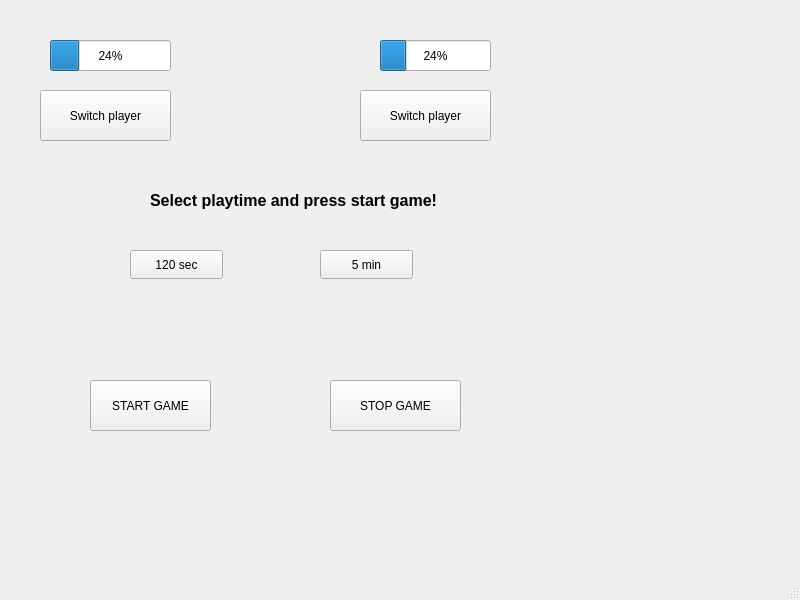
<?xml version="1.0" encoding="UTF-8"?>
<ui version="4.0">
 <class>MainWindow</class>
 <widget class="QMainWindow" name="MainWindow">
  <property name="geometry">
   <rect>
    <x>0</x>
    <y>0</y>
    <width>800</width>
    <height>600</height>
   </rect>
  </property>
  <property name="windowTitle">
   <string>MainWindow</string>
  </property>
  <widget class="QWidget" name="centralwidget">
   <widget class="QPushButton" name="switch1">
    <property name="geometry">
     <rect>
      <x>40</x>
      <y>90</y>
      <width>131</width>
      <height>51</height>
     </rect>
    </property>
    <property name="text">
     <string>Switch player</string>
    </property>
   </widget>
   <widget class="QPushButton" name="switch2">
    <property name="geometry">
     <rect>
      <x>360</x>
      <y>90</y>
      <width>131</width>
      <height>51</height>
     </rect>
    </property>
    <property name="text">
     <string>Switch player</string>
    </property>
   </widget>
   <widget class="QPushButton" name="startButton">
    <property name="geometry">
     <rect>
      <x>90</x>
      <y>380</y>
      <width>121</width>
      <height>51</height>
     </rect>
    </property>
    <property name="text">
     <string>START GAME</string>
    </property>
   </widget>
   <widget class="QPushButton" name="stopButton">
    <property name="geometry">
     <rect>
      <x>330</x>
      <y>380</y>
      <width>131</width>
      <height>51</height>
     </rect>
    </property>
    <property name="text">
     <string>STOP GAME</string>
    </property>
   </widget>
   <widget class="QPushButton" name="time1">
    <property name="geometry">
     <rect>
      <x>130</x>
      <y>250</y>
      <width>93</width>
      <height>29</height>
     </rect>
    </property>
    <property name="text">
     <string>120 sec</string>
    </property>
   </widget>
   <widget class="QPushButton" name="time2">
    <property name="geometry">
     <rect>
      <x>320</x>
      <y>250</y>
      <width>93</width>
      <height>29</height>
     </rect>
    </property>
    <property name="text">
     <string>5 min</string>
    </property>
   </widget>
   <widget class="QLabel" name="label">
    <property name="geometry">
     <rect>
      <x>150</x>
      <y>180</y>
      <width>331</width>
      <height>41</height>
     </rect>
    </property>
    <property name="text">
     <string>&lt;html&gt;&lt;head/&gt;&lt;body&gt;&lt;p&gt;&lt;span style=&quot; font-size:12pt; font-weight:700;&quot;&gt;Select playtime and press start game!&lt;/span&gt;&lt;/p&gt;&lt;/body&gt;&lt;/html&gt;</string>
    </property>
   </widget>
   <widget class="QProgressBar" name="progressBar1">
    <property name="geometry">
     <rect>
      <x>50</x>
      <y>40</y>
      <width>121</width>
      <height>31</height>
     </rect>
    </property>
    <property name="value">
     <number>24</number>
    </property>
   </widget>
   <widget class="QProgressBar" name="progressBar2">
    <property name="geometry">
     <rect>
      <x>380</x>
      <y>40</y>
      <width>111</width>
      <height>31</height>
     </rect>
    </property>
    <property name="value">
     <number>24</number>
    </property>
   </widget>
  </widget>
  <widget class="QMenuBar" name="menubar">
   <property name="geometry">
    <rect>
     <x>0</x>
     <y>0</y>
     <width>800</width>
     <height>26</height>
    </rect>
   </property>
  </widget>
  <widget class="QStatusBar" name="statusbar"/>
 </widget>
 <resources/>
 <connections/>
</ui>
